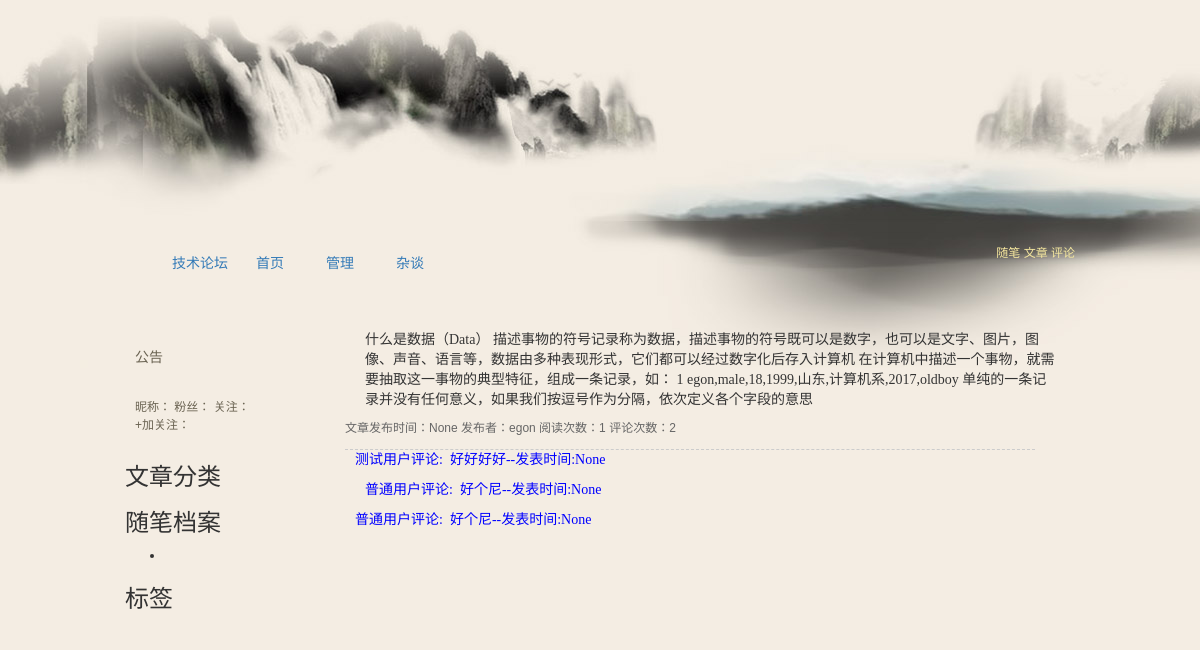
The page /detail/1.html on the database its author committed.
### app01/models.py (models this page shows)
class ArticleDetail(models.Model):
    content = models.TextField(verbose_name='文章内容', )
    article = models.OneToOneField(verbose_name='所属文章', to='Article', to_field='nid')

class Article(models.Model):
    nid = models.BigAutoField(primary_key=True)
    title = models.CharField(verbose_name='文章标题', max_length=128)
    summary = models.CharField(verbose_name='文章简介', max_length=255)
    read_count = models.IntegerField(default=0)
    comment_count = models.IntegerField(default=0)
    up_count = models.IntegerField(default=0)
    down_count = models.IntegerField(default=0)
    create_time = models.DateTimeField(verbose_name='创建时间', auto_now_add=True)
    blog = models.ForeignKey(verbose_name='所属博客', to='Blog', to_field='nid')
    category = models.ForeignKey(verbose_name='文章类型', to='Category', to_field='nid', null=True)
    type_choices = [
        (1, "Python"),
        (2, "Linux"),
        (3, "OpenStack"),
        (4, "GoLang"),
    ]
    article_type_id = models.IntegerField(choices=type_choices, default=None)
    tags = models.ManyToManyField(
        to="Tag",
        through='Article2Tag',
        through_fields=('article', 'tag'),
    )

class Blog(models.Model):
    nid = models.BigAutoField(primary_key=True)
    title = models.CharField(verbose_name='个人博客标题', max_length=64)
    site = models.CharField(verbose_name='个人博客后缀', max_length=32, unique=True)
    theme = models.CharField(verbose_name='博客主题', max_length=32)
    user = models.OneToOneField(to='UserInfo', to_field='nid')

class UserInfo(models.Model):
    nid = models.BigAutoField(primary_key=True)
    username = models.CharField(verbose_name='用户名', max_length=32, unique=True)
    password = models.CharField(verbose_name='密码', max_length=64)
    nickname = models.CharField(verbose_name='昵称', max_length=32)
    email = models.EmailField(verbose_name='邮箱', unique=True)
    avatar = models.ImageField(verbose_name='头像')
    create_time = models.DateTimeField(verbose_name='创建时间', auto_now_add=True)
    fans = models.ManyToManyField(verbose_name='粉丝们',
                                  to='UserInfo',
                                  through='UserFans',
                                  related_name='f',
                                  through_fields=('user','follower'))

### app01/views.py (the view)
# urls.py: url(r'^detail/(?P<title_id>\d+).html',views.detail),
def detail(request,**kwargs):
    print(kwargs.get('title_id'),'[[[[')
    article_id=int(kwargs.get('title_id'))
    article_obj=models.ArticleDetail.objects.filter(article_id=article_id).first()
    print(article_obj.article.nid,article_obj.article.title)
    comment_list = models.Comment.objects.filter(article_id=kwargs.get('title_id')).values('reply_id', 'nid', 'content',"user__nickname",'create_time')
    print(comment_list)
    msg_list_dict2 = {}
    for item1 in comment_list:
        item1['child'] = []
        item1['partent_id'] = item1['reply_id']
        del item1['reply_id']
        msg_list_dict2[item1['nid']] = item1
    result = []
    for item1 in comment_list:
        pid = item1['partent_id']
        if pid:
            msg_list_dict2[pid]['child'].append(item1)
        else:
            result.append(item1)
    from utils.comment import comment_tree
    ret = comment_tree(comment_list)
    return render(request,'detail.html',{'article_obj':article_obj,'ret':ret,'result':result})

### utils/comment.py (called while the page is built)
def comment_tree(comment_list):
    wrapper="<div class='comment'>"
    for row in comment_list:
        inner="<div class='content'><p style='color:blue;'>%s评论:&nbsp;&nbsp;%s--发表时间:%s</p></div>"%(row['user__nickname'],row['content'],row['create_time'])
        wrapper+=inner
        if row['child']:
            wrapper+=comment_tree(row['child'])
    wrapper+='</div>'
    return wrapper

### templates/detail.html (shortened to what this page needs)
{% extends 'home_layout.html' %}
{% block detail %}
<div class="forFlow">
    <div class="day">
        <div class="postTitle">
            {{ article_obj.content }}
       </div>
    </div>
    <div class="postDesc">
        文章发布时间：{{ article_obj.article.create_time }}
        发布者：{{ article_obj.article.blog.user.nickname }}
        阅读次数：{{ article_obj.article.read_count }}
        评论次数：{{ article_obj.article.comment_count }}
    </div>
</div>
{% endblock %}
{% block comment %}
{{ ret|safe }}
{% endblock %}

### static/css/commons.css (style rules this page uses)
body { margin: 0; background: local; }
#mainContent .forFlow { background-position: right top }
.day { position: relative; width: 690px; height: auto; margin: 0 20px 0 20px; border: none; padding: 0 }
.postTitle { position: relative; width: 690px; margin: 0; border: none; padding: 0 }
.postDesc { position: relative; width: 690px; height: 30px; margin: 0; border-bottom: #ccc 1px dashed; padding: 0; color: #666; font-family: Arial, Helvetica, sans-serif; font-size: 12px; font-weight: normal; text-decoration: none; line-height: 1.4 }

### templates/detail.html (style rules this page uses)
.comment { margin-left: 10px; }

### rows shown on the page
ArticleDetail: content "什么是数据（Data） 描述事物的符号记录称为数据，描述事物的符号既可以是数字，也可以是文字、图片，图像、声音、语言等，数据由多种表现形式，它们都可以经过数字化后存入计算机 在计算机中描述一个事物，就需要抽取这一事物的典型特征，组成一条记录，如： 1 egon,male,18,1999,山东,计算机系,2017,oldboy 单纯的一条记录并没有任何意义，如果我们按逗号作为分隔，依次定义各个字段的意思", article.create_time "None", article.blog.user.nickname "egon", article.read_count "1", article.comment_count "2"

### other values the page prints
{{ ret|safe }} "测试用户评论: 好好好好--发表时间:None 普通用户评论: 好个尼--发表时间:None 普通用户评论: 好个尼--发表时间:None"
